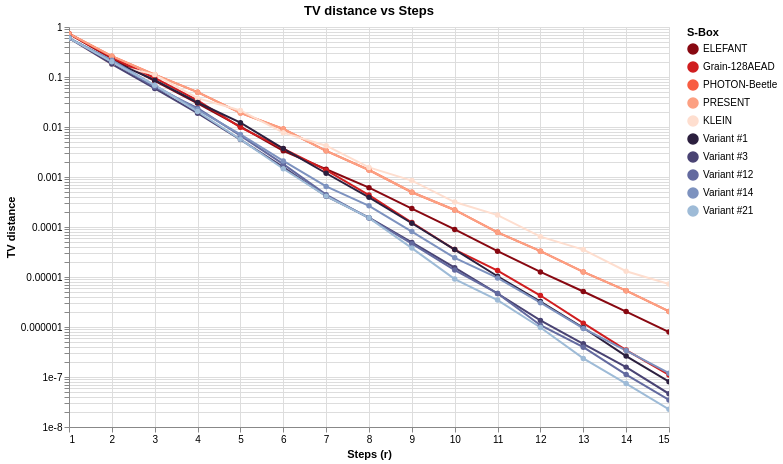

The code cell stored with this chart in its notebook:
### Code cell
chart_tv = compare_tv_distance_altair(
    specs,
    r_values=list(range(1,16)),
    log_scale=True,
    detail=False
)
chart_tv

### Figure 1 — Vega-Lite specification as saved in the notebook (floating-point values rounded to 4 significant figures; data arrays with more than 128 entries replaced by an {"elided": "..."} marker saying what was removed)
{"config": {"view": {"continuousWidth": 300, "continuousHeight": 300}}, "data": {"name": "data-cd15e2eaf332f378d5becd8d701fe6ba"}, "mark": {"type": "line", "point": true}, "encoding": {"color": {"field": "S-Box", "legend": {"title": "S-Box"}, "scale": {"domain": ["ELEFANT", "Grain-128AEAD", "PHOTON-Beetle", "PRESENT", "KLEIN", "Variant #1", "Variant #3", "Variant #12", "Variant #14", "Variant #21"], "range": ["#880811", "#d01d1f", "#f85d42", "#fca082", "#fedecf", "#2b1f3e", "#494373", "#636a9f", "#7d92bf", "#9ebbd7"]}, "type": "nominal"}, "tooltip": [{"field": "r", "type": "quantitative"}, {"field": "S-Box", "type": "nominal"}, {"field": "TV distance", "type": "quantitative"}], "x": {"field": "r", "title": "Steps (r)", "type": "quantitative"}, "y": {"field": "TV distance", "scale": {"type": "log"}, "title": "TV distance", "type": "quantitative"}}, "height": 400, "params": [{"name": "param_1e9efca18e7a2868", "select": {"type": "interval", "encodings": ["x", "y"]}, "bind": "scales"}], "title": "TV distance vs Steps", "width": 600, "$schema": "https://vega.github.io/schema/vega-lite/v6.1.0.json", "datasets": {"data-cd15e2eaf332f378d5becd8d701fe6ba": {"elided": "150 records"}}}
